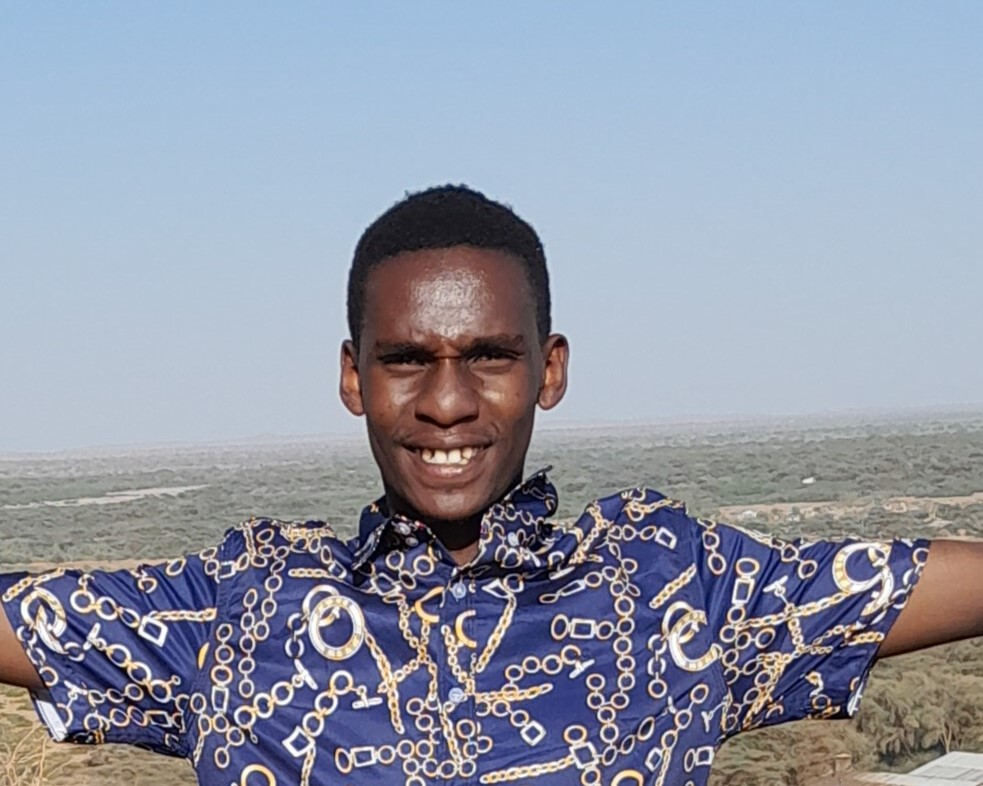
#> input picture New folder/kelly.jpg, 983 x 786 px, found by its file name
$ python 'import cv2.py'
#> lines starting #> are read from the running program, lines starting #| are printed output that depends on the picture; after the words box and inside, x2 and y2 are one past the last pixel; in counts of white or black regions, pixels touching at a corner belong together
import cv2
face_cascade = cv2.CascadeClassifier(cv2.data.haarcascades + 'haarcascade_frontalface_default.xml')

My_image = cv2.imread(r'C:\pythonn\New folder\kelly.jpg')
#> My_image is the input picture: shape (786, 983, 3); mean B, G, R 167.6, 152.1, 146.4

gray = cv2.cvtColor(My_image, cv2.COLOR_BGR2GRAY)
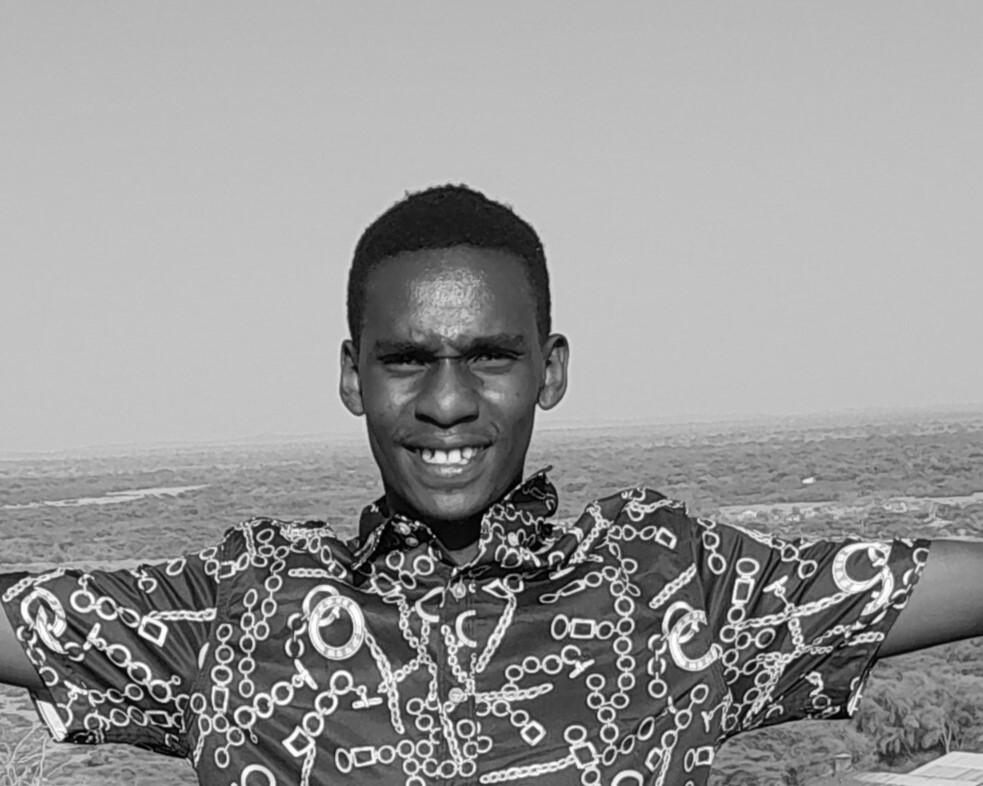
#> gray: shape (786, 983); min 0, max 255, mean 152.1
faces = face_cascade.detectMultiScale(gray, scaleFactor=1.1, minNeighbors=5, minSize=(30, 30))
#> faces = [[326, 265, 242, 242]]

emotion_labels = ['Happy', 'Sad', 'Neutral', 'Surprised', 'Disgust', 'Fear']

def classify_emotion(face):
    return emotion_labels[0]
for (x, y, w, h) in faces:
    face_region = gray[y:y + h, x:x + w]

    emotion = classify_emotion(face_region)

    cv2.rectangle(My_image, (x, y), (x + w, y + h), (0, 255, 0), 2)

    cv2.putText(My_image, emotion, (x, y - 10), cv2.FONT_HERSHEY_SIMPLEX, 0.9, (0, 255, 0), 2)
#> this loop made 1 pass
#> pass 1, `face_region = gray[y:y + h, x:x + w]`:
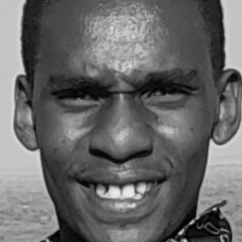
#> face_region: shape (242, 242); min 0, max 238, mean 103.7
#> after the loop:
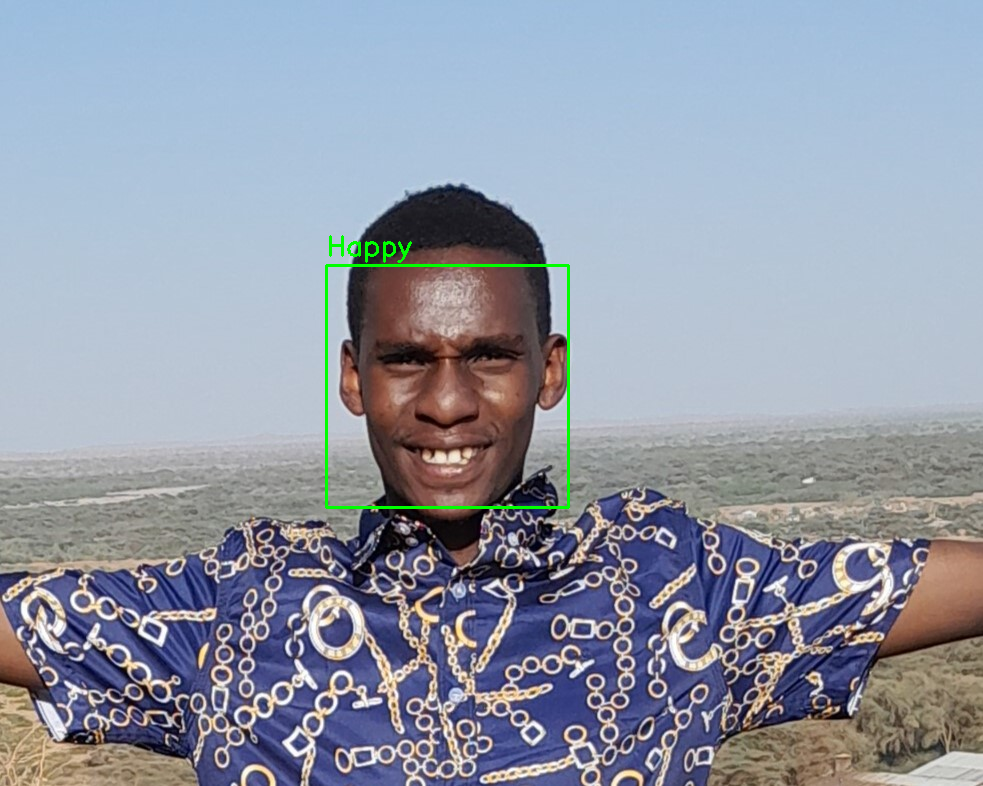
#> My_image: shape (786, 983, 3); 0.46% of pixels changed, all inside (x1, y1, x2, y2) = (325, 235, 570, 509)

cv2.imshow('Emotion Detection', My_image)
cv2.waitKey(0)
cv2.destroyAllWindows()
